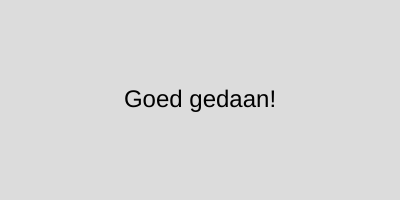
Frame 1 (no input)
Frame 60 (no input): identical to frame 1, image omitted
Frame 120 (the mouse pressed at the canvas centre since frame 60): identical to frame 1, image omitted

The p5.js sketch that drew this single still picture (run headless with seeded random() and noise() and a simulated clock; from frame 60 on, the mouse is pressed at the canvas centre):

// p5.js sketch
// ── sketch.js
let score;

function setup() {
  createCanvas(400, 200);
  
  score = random(0, 100); 
  console.log("Random is: " + score);
}

function draw() {
  background(220);
  
  textAlign(CENTER, CENTER);
  textSize(24);
  
  if (score >= 90) {
    text("Uitstekend", 200, 100);
  } else if (score >= 70) {
    text("Goed gedaan!", 200, 100);
  } else if (score >= 50) {
    text("Voldoende", 200, 100);
  } else {
    text("Onvoldoende", 200, 100);
  }
}
